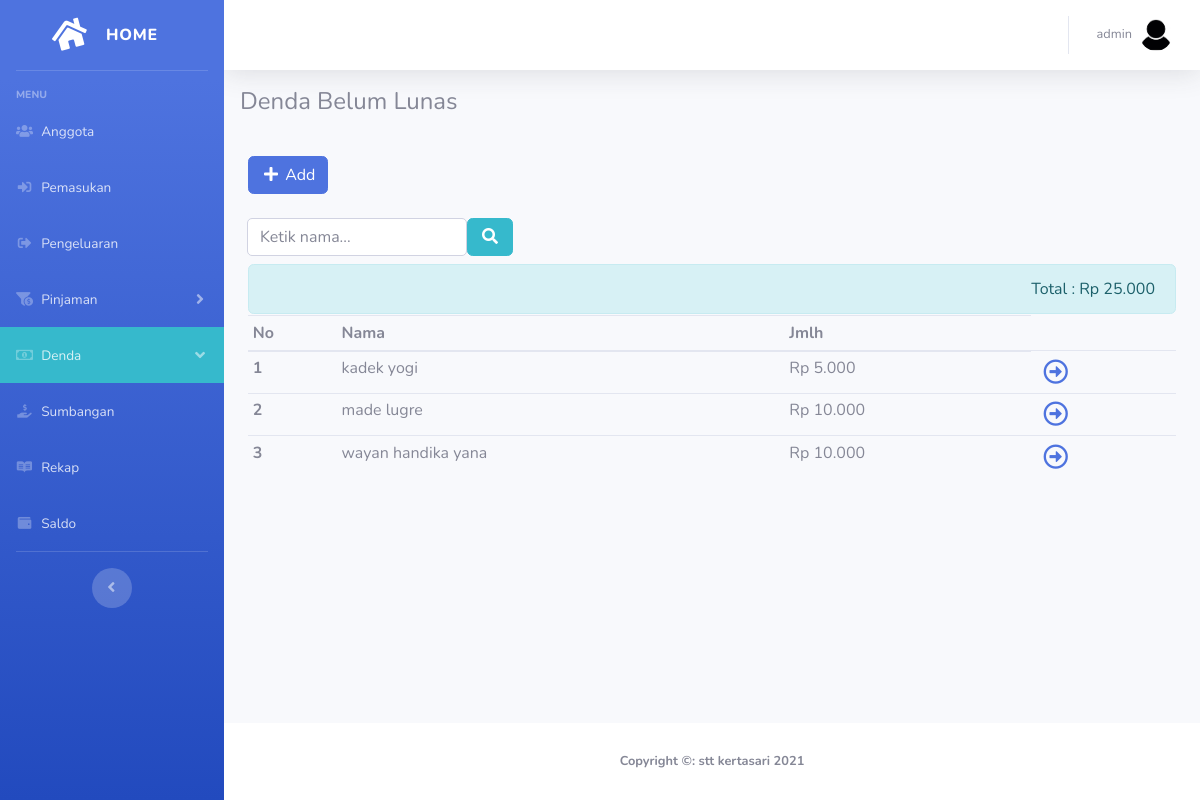
Screenshot of /denda.php (signed in) with the database file from the repository.
### tables this page shows
CREATE TABLE `denda` (
  `id_denda` int(11) NOT NULL,
  `id_anggota` int(100) NOT NULL,
  `keterangan_denda` varchar(100) NOT NULL,
  `tanggal_denda` date NOT NULL,
  `jumlah_denda` int(100) NOT NULL,
  `status_denda` varchar(20) NOT NULL
);

CREATE TABLE `anggota` (
  `id_anggota` int(11) NOT NULL,
  `foto_anggota` varchar(100) NOT NULL,
  `nama_anggota` varchar(100) NOT NULL,
  `tlp_anggota` varchar(20) NOT NULL,
  `kelamin_anggota` varchar(50) NOT NULL,
  `jabatan_anggota` varchar(50) NOT NULL,
  `status_anggota` varchar(50) NOT NULL
);

### denda.php (the view, shortened to what this page needs)
<?php
    require_once'functions.php';
    $query="SELECT id_denda,nama_anggota,keterangan_denda,tanggal_denda,jumlah_denda,status_denda FROM anggota JOIN denda USING (id_anggota) WHERE status_denda='belum bayar' ORDER BY tanggal_denda DESC,id_denda DESC";
    $getdatadenda=mysqli_query($conn,$query);
    $dendabelum=mysqli_query($conn,"SELECT SUM(jumlah_denda) AS total FROM denda WHERE status_denda='belum bayar'");
    $totaldendabelum=mysqli_fetch_assoc($dendabelum);
?>
<!DOCTYPE html>
<html lang="en">
<head>
  <link href="vendor/fontawesome-free/css/all.min.css" rel="stylesheet" type="text/css">
  <link href="css/sb-admin-2.min.css" rel="stylesheet">
</head>
<body id="page-top">
  <div id="wrapper">
    <ul class="navbar-nav bg-gradient-primary sidebar sidebar-dark accordion" id="accordionSidebar" style="<?=sidebar(); ?>">
      <a class="sidebar-brand d-flex align-items-center justify-content-center" href="index.php">
        <div class="sidebar-brand-icon rotate-n-15">
          <i class="fas fa-fw fa-home"></i>
        </div>
        <div class="sidebar-brand-text mx-3">Home</div>
      </a>
      <hr class="sidebar-divider">
      <div class="sidebar-heading">
        Menu
      </div>
      <li class="nav-item">
        <a class="nav-link" href="anggota.php">
          <i class="fas fa-fw fa-users"></i>
          <span>Anggota</span></a>
      </li>
    <?php if(isset($_SESSION['login'])){ ?>
      <li class="nav-item">
        <a class="nav-link" href="pemasukan.php">
          <i class="fas fa-fw fa-sign-in-alt"></i>
          <span>Pemasukan</span></a>
      </li>
      <li class="nav-item">
        <a class="nav-link" href="pengeluaran.php">
          <i class="fas fa-fw fa-sign-out-alt"></i>
          <span>Pengeluaran</span></a>
      </li>
      <li class="nav-item">
        <a class="nav-link collapsed" href="#" data-toggle="collapse" data-target="#collapsePinjam" aria-expanded="true" aria-controls="collapseTwo">
          <i class="fas fa-fw fa-funnel-dollar"></i>
          <span>Pinjaman</span>
        </a>
      </li>
      <li class="nav-item">
        <a class="nav-link bg-info" href="#" data-toggle="collapse" data-target="#collapseDenda" aria-expanded="true" aria-controls="collapseTwo">
          <i class="far fa-fw fa-money-bill-alt"></i>
          <span>Denda</span>
        </a>
      </li>
      <li class="nav-item">
        <a class="nav-link" href="sumbangan.php">
          <i class="fas fa-fw fa-hand-holding-usd"></i>
          <span>Sumbangan</span></a>
      </li>
      <li class="nav-item">
        <a class="nav-link" href="rekap.php">
          <i class="fab fa-fw fa-readme"></i>
          <span>Rekap</span></a>
      </li>
      <li class="nav-item">
        <a class="nav-link" href="saldo.php">
          <i class="fas fa-fw fa-wallet"></i>
          <span>Saldo</span></a>
      </li>
    <?php }else{echo "";} ?>
      <hr class="sidebar-divider">
      <div class="text-center d-none d-md-inline">
        <button class="rounded-circle border-0" id="sidebarToggle"></button>
      </div>
    </ul>
    <div id="content-wrapper" class="d-flex flex-column">
      <div id="content">
        <nav class="navbar navbar-expand navbar-light bg-white topbar static-top shadow">
          <ul class="navbar-nav ml-auto">
            <li class="nav-item dropdown no-arrow">
              <a class="nav-link dropdown-toggle" href="#" id="userDropdown" role="button" data-toggle="dropdown" aria-haspopup="true" aria-expanded="false">
                <span class="mr-2 d-none d-lg-inline text-gray-600 small">
                  <?php if(isset($_SESSION['login'])){
                    echo $_SESSION['login'];
                  }else{
                    echo'tamu';
                  } ?>
                </span>
                <?php
                  if(isset($_SESSION['login'])){
                    if($_SESSION['login']=="admin"){
                      $fotol="admin.jpg";
                    }else{
                      $fotol="anggota.png";
                    }
                  }else{
                    $fotol="kosong.jpg";
                  }
                ?>
                <img class="img-profile rounded-circle" src="img/<?=$fotol; ?>">
              </a>
            </li>
          </ul>
        </nav>
        <nav class="navbar topbar scrl" style="top:0;width: 100%;">
            <div class="row">
              <div class="col-12">
              <h4 class="text-left">Denda Belum Lunas</h4>
              </div>
            </div>
        </nav>
        <div class="container-fluid">
      <?php if(isset($_SESSION['login'])){ ?>
        <?php if($_SESSION['login']=='admin'){ ?>
        <button id="trigerdenda" class="btn btn-primary mb-2">
          <i id="iconic" class="fas fa-fw fa-plus"></i> <span id="ubahtriger">Add</span></button>
        <?php }else{echo "";} ?>
      <?php }else{echo "";} ?>
      <form class="form-inline mt-3 mb-2" action="" method="post" style="">
        <div class="input-group">
          <input type="text" class="form-control" placeholder="Ketik nama..." aria-label="Username" aria-describedby="basic-addon1" style="border-radius:5px;" name="keyworddendabelum" autocomplete="off" value="<?php if(isset($_POST['caridendabelum'])){echo $_POST['keyworddendabelum'];} ?>">
          <button class="btn btn-info" id="basic-addon1" name="caridendabelum"><i class="fas fa-fw fa-search"></i></button>
        </div>
      </form>
      <?php if($totaldendabelum['total']==null){ ?>
          <h1 class="mt-5 text-center">Tidak ada data!</h1>
      <?php }else{ ?>
      <div class="alert alert-info text-right" role="alert" style="margin-bottom: 1px">
        <span class="">Total : Rp <?=str_replace(',','.',number_format($totaldendabelum['total'])); ?></span>
      </div>
      <table class="table table-sm">
        <thead>
          <tr>
            <th scope="col">No</th>
            <th scope="col">Nama</th>
            <th scope="col">Jmlh</th>
          </tr>
        </thead>
        <tbody>
          <?php $no=1; foreach($getdatadenda as $denda): ?>
              <tr>
                <th scope="row"><?=$no; ?></th>
                <td><?=$denda['nama_anggota']; ?></td>
                <td>Rp <?=str_replace(',','.',number_format($denda['jumlah_denda'])); ?></td>
                <td><a href="detaildenda.php?iddenda=<?=$denda['id_denda']; ?>" class="badge"><i class="far fa-fw fa-arrow-alt-circle-right text-primary" style="font-size: 25px;color: blue;"></i></a></td>
              </tr>
          <?php $no++; endforeach; ?>
        </tbody>
      </table>
      <?php } ?>
        </div>
      </div>
      <footer class="sticky-footer bg-white" style="margin-top: 50px;">
        <div class="container my-auto">
          <div class="copyright text-center my-auto">
            <span> <?=tahun(); ?></span>
          </div>
        </div>
      </footer>
    </div>
  </div>
  <?=downbar(); ?>
</body>
</html>

### rows the page displays
denda: id_anggota.nama_anggota "kadek yogi", jumlah_denda "5.000"
denda: id_anggota.nama_anggota "made lugre", jumlah_denda "10.000"
denda: id_anggota.nama_anggota "wayan handika yana", jumlah_denda "10.000"

### other values shown
$_SESSION['login'] "admin"
str_replace(',','.',number_format($totaldendabelum['total'])) "25.000"
